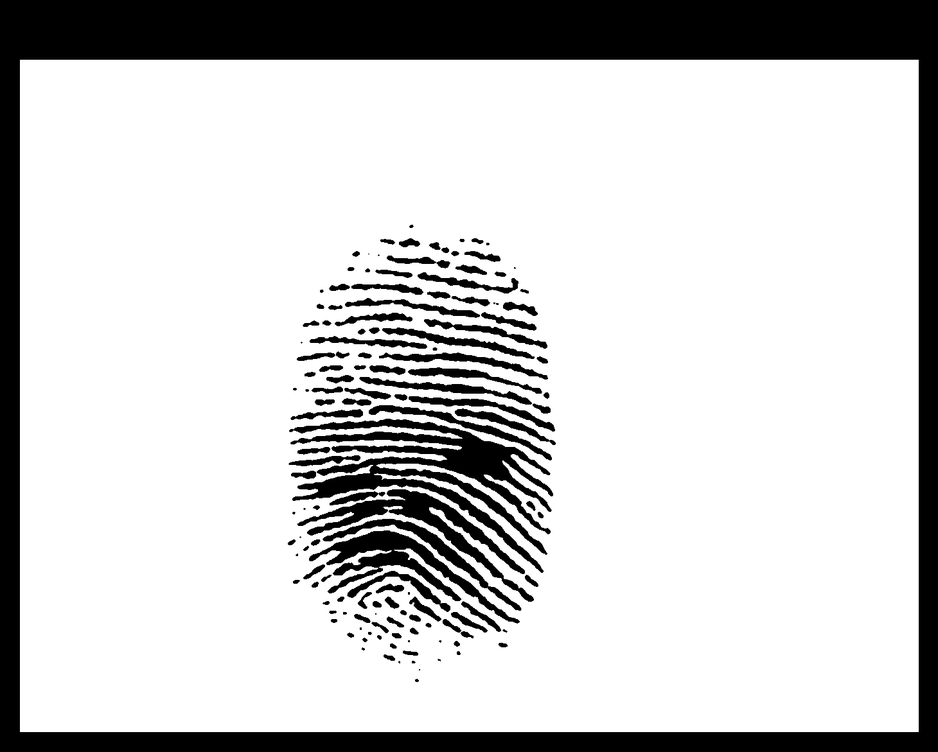
#> input picture segmented_image.png, 938 x 752 px, shrunk from 1460 x 1171 before the run
$ python -i Feature_Extraction.py   (imports and definitions only)   (older library calls are emulated)
#> lines starting #> are read from the running program, lines starting #| are printed output that depends on the picture; after the words box and inside, x2 and y2 are one past the last pixel; in counts of white or black regions, pixels touching at a corner belong together
import cv2
import numpy as np
import matplotlib.pyplot as plt

def IS_SIFT():
    image = cv2.imread('segmented_image.png', cv2.IMREAD_GRAYSCALE)
#> image is the input picture: shape (752, 938); min 0, max 255, mean 203.8
    sift = cv2.SIFT_create()
    keypoints, descriptors = sift.detectAndCompute(image, None)
#> keypoints = 1388 keypoints; strongest (x, y, size): (417, 680, 2.3), (370, 633, 2.2), (458, 653, 2.5), (321, 291, 2.2)
    image_with_keypoints = cv2.drawKeypoints(image, keypoints, None)
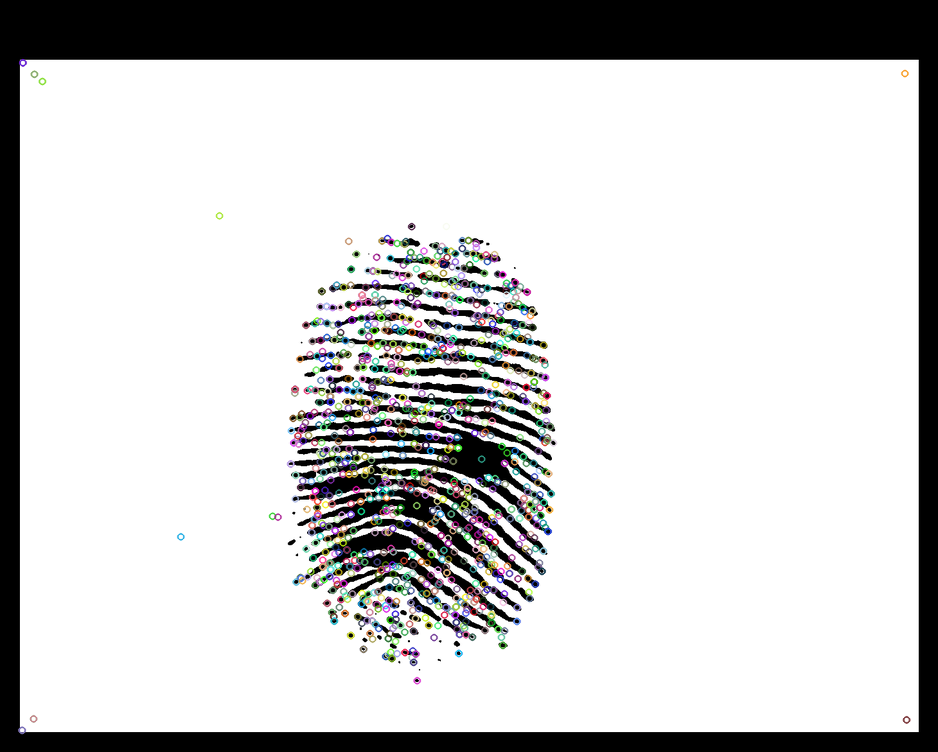
#> image_with_keypoints: shape (752, 938, 3); mean of channels 0, 1, 2 203.6, 203.6, 203.6; drawn as B, G, R
    image_with_keypoints_rgb = cv2.cvtColor(image_with_keypoints, cv2.COLOR_BGR2RGB)
    plt.imshow(image_with_keypoints_rgb)
    plt.title('Fingerprint with SIFT Keypoints')
    plt.axis('off')
    plt.savefig('fingerprint_with_keypoints.png', bbox_inches='tight', pad_inches=0, dpi=300)
    plt.show()
    image = cv2.imread('fingerprint_with_keypoints.png', cv2.IMREAD_GRAYSCALE)
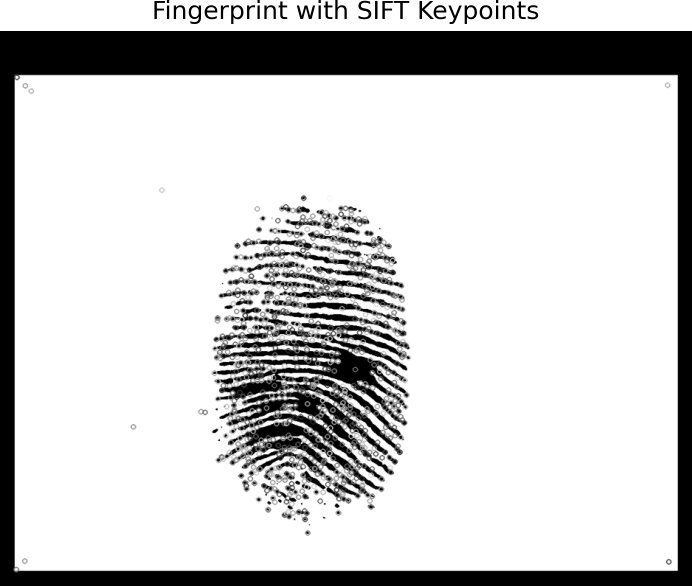
#> image: shape (1171, 1383) (shown at 1/2 size); min 0, max 255, mean 205.1
    kernel_size = 11
    theta = np.pi / 4
    sigma = 4.0
    lambda_ = 10.0
    gamma = 0.5
    gabor_kernel = cv2.getGaborKernel((kernel_size, kernel_size), sigma, theta, lambda_, gamma)
    filtered_image = cv2.filter2D(image, cv2.CV_8U, gabor_kernel)
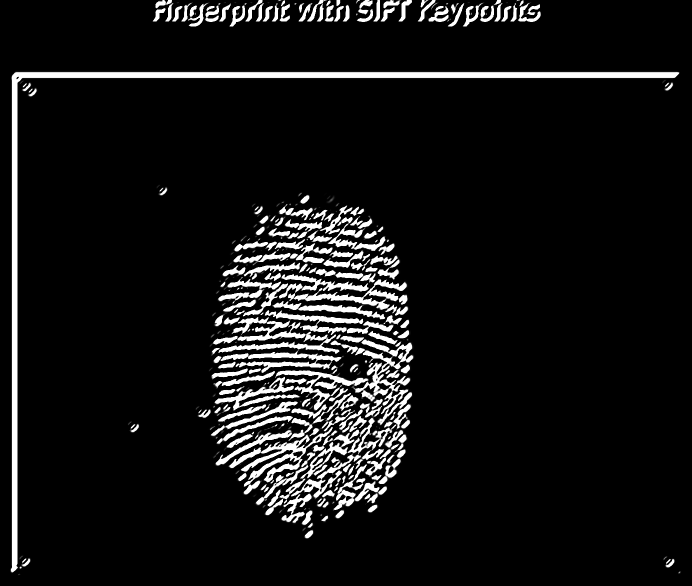
#> filtered_image: shape (1171, 1383) (shown at 1/2 size); min 0, max 255, mean 21.1
    threshold_value = 100
    ridge_mask = (filtered_image > threshold_value).astype(np.uint8)
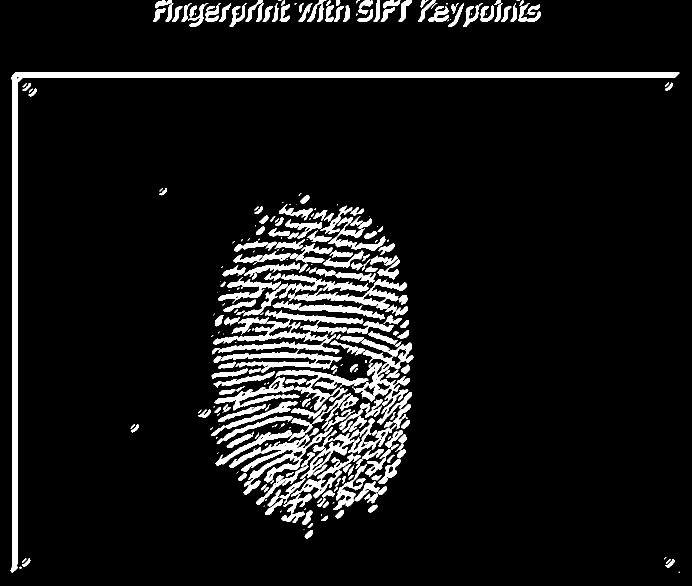
#> ridge_mask: shape (1171, 1383) (shown at 1/2 size); values 0 (black) and 1 (white), 8.4% white; 337 white regions (99 under 20 px)
    contours, _ = cv2.findContours(ridge_mask, cv2.RETR_EXTERNAL, cv2.CHAIN_APPROX_SIMPLE)
#> contours = 337 contours, 114 with area under 20; largest, box (x1, y1, x2, y2) and area: (21, 144, 1359, 1145) 24540, (426, 620, 727, 708) 6558, (707, 679, 827, 850) 5333, (458, 854, 666, 973) 4630, (576, 559, 815, 620) 3758
    result_image = cv2.cvtColor(image, cv2.COLOR_GRAY2BGR)
    cv2.drawContours(result_image, contours, -1, (0, 0, 255), 2)
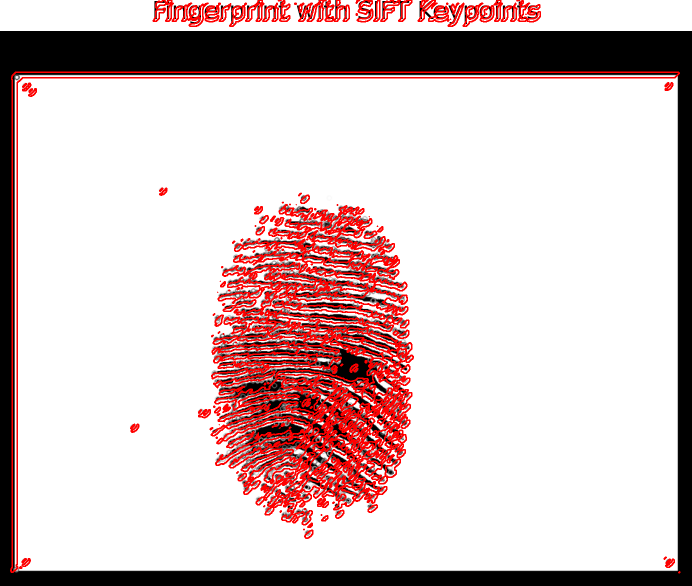
#> result_image: shape (1171, 1383, 3) (shown at 1/2 size); mean B, G, R 193.2, 193.2, 213.7
    plt.imshow(cv2.cvtColor(result_image, cv2.COLOR_BGR2RGB))
    plt.title('Fingerprint Ridge Structures')
    plt.axis('off')
    plt.show()
    ridge_positions = [tuple(contour[0][0]) for contour in contours]
#> ridge_positions = 337 pairs, first value 31 to 1359, second value 0 to 1143
    print("Number of ridge structures:", len(ridge_positions))
#| Number of ridge structures: 337
    print("Local positions of ridge structures:", ridge_positions)
#> (printed output is left out)

>>> result = IS_SIFT()
